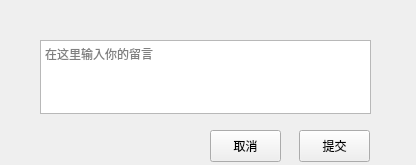
<?xml version="1.0" encoding="UTF-8"?>
<ui version="4.0">
 <class>Form</class>
 <widget class="QWidget" name="Form">
  <property name="geometry">
   <rect>
    <x>0</x>
    <y>0</y>
    <width>416</width>
    <height>165</height>
   </rect>
  </property>
  <property name="windowTitle">
   <string>Form</string>
  </property>
  <widget class="QTextEdit" name="msg">
   <property name="geometry">
    <rect>
     <x>40</x>
     <y>40</y>
     <width>331</width>
     <height>74</height>
    </rect>
   </property>
   <property name="placeholderText">
    <string>在这里输入你的留言</string>
   </property>
  </widget>
  <widget class="QPushButton" name="ensure">
   <property name="geometry">
    <rect>
     <x>299</x>
     <y>130</y>
     <width>71</width>
     <height>32</height>
    </rect>
   </property>
   <property name="text">
    <string>提交</string>
   </property>
  </widget>
  <widget class="QPushButton" name="cancel">
   <property name="geometry">
    <rect>
     <x>210</x>
     <y>130</y>
     <width>71</width>
     <height>32</height>
    </rect>
   </property>
   <property name="text">
    <string>取消</string>
   </property>
  </widget>
 </widget>
 <resources/>
 <connections/>
</ui>
